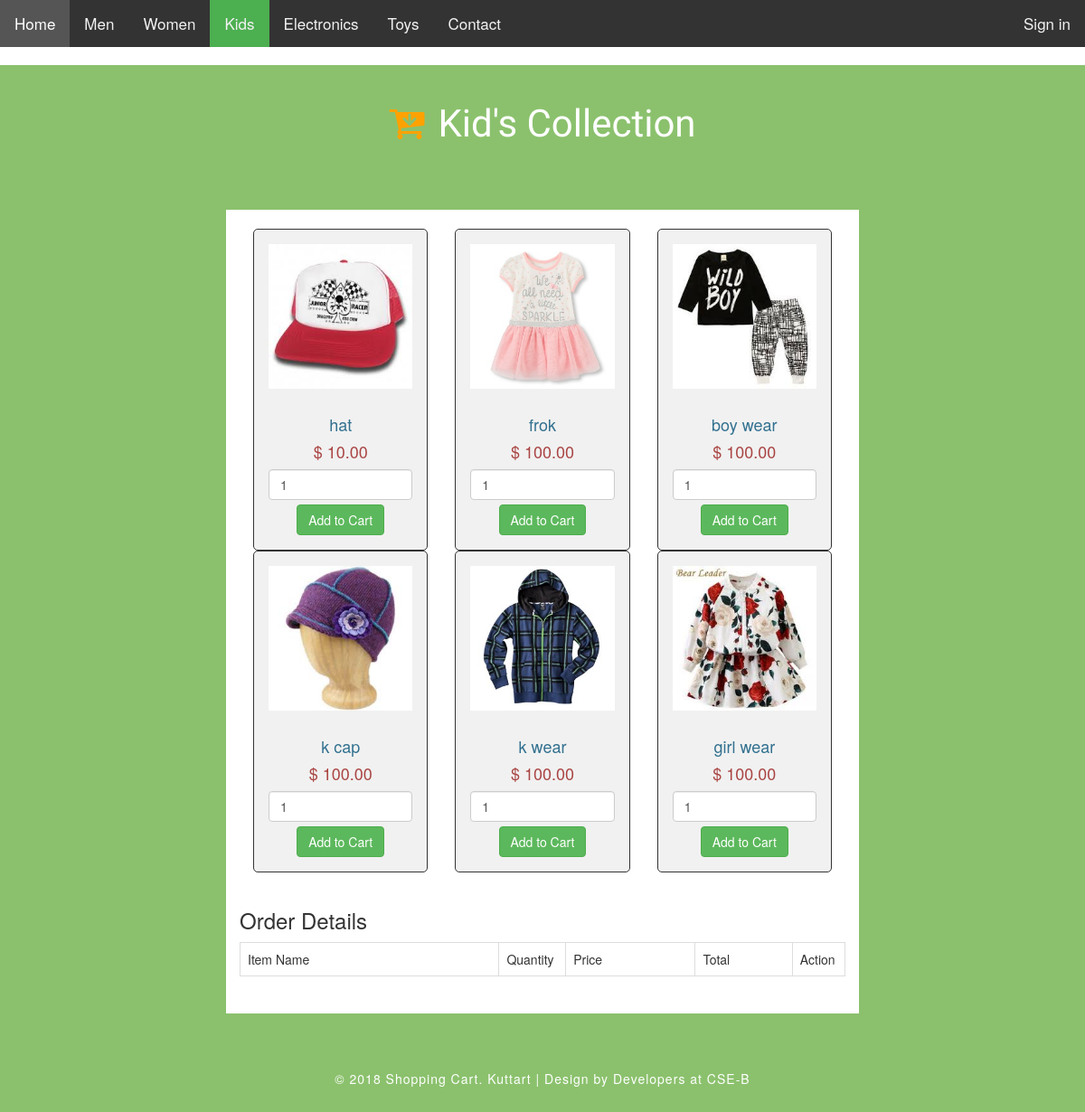
The app's page /products/kids.php with its own data.
### tables this page shows
CREATE TABLE `tbl_product` (
  `id` int(11) NOT NULL,
  `name` varchar(255) NOT NULL,
  `image` varchar(255) NOT NULL,
  `price` double(10,2) NOT NULL,
  `category` varchar(255) NOT NULL
);

### products/kids.php (the view, shortened to what this page needs)
 <?php
 $connect = mysqli_connect("localhost", "root", "akash", "kuttart");
 ?>
<!DOCTYPE html>
<html>
<head>
	<link rel="stylesheet" href="../css/style.css" type="text/css" media="all">
	<link rel="stylesheet" href="https://cdnjs.cloudflare.com/ajax/libs/font-awesome/4.7.0/css/font-awesome.min.css">
	<link rel="stylesheet" href="../css/font-awesome.css" type="text/css" media="all">
   <link rel="stylesheet" href="https://maxcdn.bootstrapcdn.com/bootstrap/3.3.6/css/bootstrap.min.css" />
</head>
<body>
  <div class="topnav" id="myTopnav">
  <a href="../index.php" >Home</a>
      <a href="men.php">Men</a>
      <a href="women.php">Women</a>
      <a href="kids.php" class="active">Kids</a>
      <a href="electronics.php">Electronics</a>
      <a href="toys.php">Toys</a>
<a href="../contact.php">Contact</a>
  <div class="topnav-right">
      <a href="../login.php">Sign in</a>
    </div>
</div>
	<div class="banner">
		<div class="banner-layer">
			<h1 class="title-w3layouts">
				<span class="fa fa-cart-arrow-down" aria-hidden="true"></span>Kid's collection</h1>
		</div>
		 <br />
           <div class="container" style="width:700px;">
                <?php
                $query = "SELECT * FROM tbl_product where category='Kids' ORDER BY id ASC";
                $result = mysqli_query($connect, $query);
                if(mysqli_num_rows($result) > 0)
                {
                     while($row = mysqli_fetch_array($result))
                     {
                ?>
                <div class="col-md-4">
                     <form method="post" action="kids.php?action=add&id=<?php echo $row["id"]; ?>">
                          <div style="border:1px solid #333; background-color:#f1f1f1; border-radius:5px; padding:16px;" align="center">
                               <img src="<?php echo $row["image"]; ?>" class="img-responsive" /><br />
                               <h4 class="text-info"><?php echo $row["name"]; ?></h4>
                               <h4 class="text-danger">$ <?php echo $row["price"]; ?></h4>
                               <input type="text" name="quantity" class="form-control" value="1" />
                               <input type="submit" name="add_to_cart" style="margin-top:5px;" class="btn btn-success" value="Add to Cart" />
                          </div>
                     </form>
                </div>
                <?php
                     }
                }
                ?>
                <br />
                <h3>Order Details</h3>
                <div class="table-responsive">
                     <table class="table table-bordered">
                          <tr>
                               <th width="40%">Item Name</th>
                               <th width="10%">Quantity</th>
                               <th width="20%">Price</th>
                               <th width="15%">Total</th>
                               <th width="5%">Action</th>
                          </tr>
                     </table>
                </div>
           </div>
           <br />
		<div class="copyright text-center">
			<p>© 2018 Shopping Cart. Kuttart | Design by Developers at CSE-B</p>
		</div>
	</div>
</body>
</html>

### css/style.css (style rules this page uses)
html, body, div, span, applet, object, iframe, h1, h2, h3, h4, h5, h6, p, blockquote, pre, a, abbr, acronym, address, big, cite, code, del, dfn, em, img, ins, kbd, q, s, samp, small, strike, strong, sub, sup, tt, var, b, u, i, dl, dt, dd, ol, nav ul, nav li, fieldset, form, label, legend, table, caption, tbody, tfoot, thead, tr, th, td, article, aside, canvas, details, embed, figure, figcaption, footer, header, hgroup, menu, nav, output, ruby, section, summary, time, mark, audio, video { margin: 0; padding: 0; border: 0; font-size: 100%; font: inherit; vertical-align: baseline; }
table { border-collapse: collapse; border-spacing: 0; }
a { text-decoration: none; }
img { max-width: 100%; }
.banner { background-size: cover; background-attachment: fixed; background: #8bc16d; }
.container { width: 70%; margin: 0 auto 2em; padding: 1.5em; background: #fff; }
h1.title-w3layouts { font-size: 3em; color: #fff; text-align: center; text-transform: capitalize; padding-bottom: 1em; font-family: 'Marcellus SC', serif; padding: 1em 0; }
h1.title-w3layouts span { margin-right: 15px; color: #ffa200; }
.text-center { text-align: center; }
.copyright p { padding: 3em 1em 2em; color: #fff; font-size: 1em; letter-spacing: 1px; }
@media screen and (max-width: 1440px) { .container { width: 76%; } }
@media screen and (max-width: 1280px) { .container { width: 81%; } }
.topnav { background-color: #333; overflow: hidden; }
.topnav a { float: left; display: block; color: #f2f2f2; text-align: center; padding: 14px 16px; text-decoration: none; font-size: 17px; }
.active { background-color: #4CAF50; color: white; }
.topnav-right { float: right; }
* { margin: 0; padding: 0; box-sizing: border-box; -webkit-box-sizing: border-box; -moz-box-sizing: border-box; -webkit-font-smoothing: antialiased; -moz-font-smoothing: antialiased; -o-font-smoothing: antialiased; font-smoothing: antialiased; text-rendering: optimizeLegibility; }
body { font-family: "Roboto", Helvetica, Arial, sans-serif; font-weight: 100; font-size: 12px; line-height: 30px; color: #777; background-color: #8bc16d; }
.container { max-width: auto; width: 100%; margin: 0 auto; position: relative; }
.copyright { text-align: center; }

### records on screen
tbl_product: image (picture), name "hat", price "10.00"
tbl_product: image (picture), name "frok", price "100.00"
tbl_product: image (picture), name "boy wear", price "100.00"
tbl_product: image (picture), name "k cap", price "100.00"
tbl_product: image (picture), name "k wear", price "100.00"
tbl_product: image (picture), name "girl wear", price "100.00"
